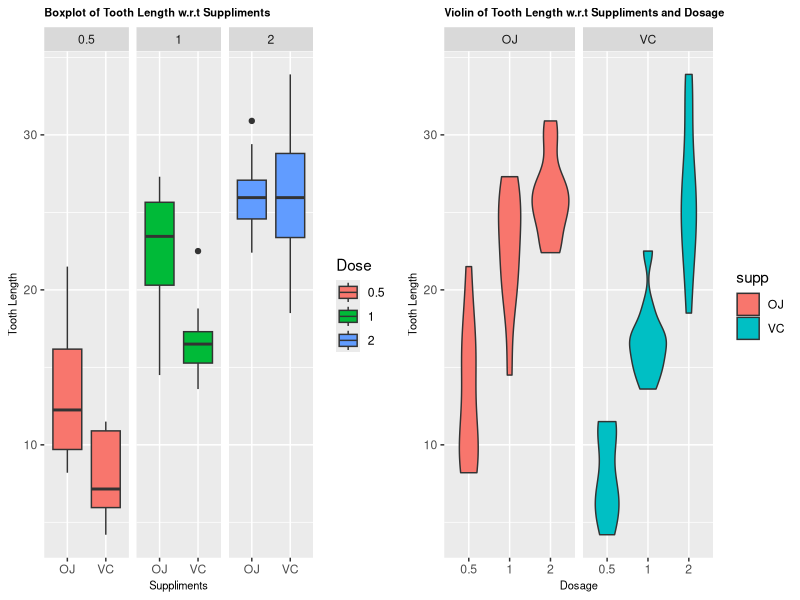

The R script that drew this image:
## ---- chunk 1
library(ggplot2)
library(gridExtra)
library(plyr)
library(lattice)
library(reshape2)

#loading the data file & undertanding dataset
data<-ToothGrowth
summary<-str(data) #three variables with 60 observations.
#factor(data$dose) # 3 levels of dosage - 0.5,1,2
#factor(data$supp) # two levels of suppliments - OJ(orange juice) and VC (Vitamin C)

Dose<-factor(data$dose)
## ---- chunk 2
b1<-ggplot(data=data,aes(y=len,x=supp,fill=Dose))+
  geom_boxplot()+facet_grid(.~dose) +
  ggtitle("Boxplot of Tooth Length w.r.t Suppliments")+
  xlab("Suppliments")+
  ylab("Tooth Length") +
  theme(axis.title=element_text(size=8),plot.title=element_text(size=8,face="bold"))

v1<-ggplot(data=data,aes(y=len,x=factor(dose),fill=supp))+
  geom_violin()+facet_grid(.~supp) +  
  ggtitle("Violin of Tooth Length w.r.t Suppliments and Dosage")+  
  xlab("Dosage")+  ylab("Tooth Length")+
  theme(axis.title=element_text(size=8),plot.title=element_text(size=8,face="bold"))
## ---- chunk 3
grid.arrange(b1,v1,ncol=2)
## ---- chunk 4
#breaking the data into different dosages
test1<-subset(ToothGrowth,ToothGrowth$dose==0.5)
test2<-subset(ToothGrowth,ToothGrowth$dose==1)
test3<-subset(ToothGrowth,ToothGrowth$dose==2)

#Performing multiple t tests for the following variations. 
#In effect we have 15 variations 6C2
## ---- chunk 5
#1. OJ@0.5 w.r.t OJ@1
h1<-t.test(test1[test1$supp=='OJ',]$len,test2[test2$supp=='OJ',]$len,paired = FALSE,var.equal = TRUE)
#2. OJ@0.5 w.r.t OJ@2
h2<-t.test(test1[test1$supp=='OJ',]$len,test3[test3$supp=='OJ',]$len,paired = FALSE,var.equal = TRUE)
#3. OJ@1 w.r.t OJ@2 almost the same
h3<-t.test(test2[test2$supp=='OJ',]$len,test3[test3$supp=='OJ',]$len,paired = FALSE,var.equal = TRUE)

#4. VC@0.5 w.r.t VC@1
h4<-t.test(test1[test1$supp=='VC',]$len,test2[test2$supp=='VC',]$len,paired = FALSE,var.equal = TRUE)
#5. VC@0.5 w.r.t VC@2
h5<-t.test(test1[test1$supp=='VC',]$len,test3[test3$supp=='VC',]$len,paired = FALSE,var.equal = TRUE)
#6. VC@1 w.r.t VC@2
h6<-t.test(test2[test2$supp=='VC',]$len,test3[test3$supp=='VC',]$len,paired = FALSE,var.equal = TRUE)

#7. OJ@0.5 w.r.t VC@0.5
h7<-t.test(test1[test1$supp=='OJ',]$len,test1[test1$supp=='VC',]$len,paired = FALSE,var.equal = TRUE)
#8. OJ@0.5 wr.t VC@1 almost the same
h8<-t.test(test1[test1$supp=='OJ',]$len,test2[test2$supp=='VC',]$len,paired = FALSE,var.equal = TRUE)
#9. OJ@0.5 wr.t VC@2
h9<-t.test(test1[test1$supp=='OJ',]$len,test3[test3$supp=='VC',]$len,paired = FALSE,var.equal = TRUE)
## ---- chunk 6
#10. OJ@1 w.r.t VC@0.5
h10<-t.test(test2[test2$supp=='OJ',]$len,test1[test1$supp=='VC',]$len,paired = FALSE,var.equal = TRUE)
#11. OJ@1 w.r.t VC@1
h11<-t.test(test2[test2$supp=='OJ',]$len,test2[test2$supp=='VC',]$len,paired = FALSE,var.equal = TRUE)
#12. OJ@1 w.r.t VC@2 the same
h12<-t.test(test2[test2$supp=='OJ',]$len,test3[test3$supp=='VC',]$len,paired = FALSE,var.equal = TRUE)

#13. OJ@2 w.r.t VC@0.5
h13<-t.test(test2[test2$supp=='OJ',]$len,test1[test1$supp=='VC',]$len,paired = FALSE,var.equal = TRUE)
#14. OJ@2 w.r.t VC@1
h14<-t.test(test2[test2$supp=='OJ',]$len,test2[test2$supp=='VC',]$len,paired = FALSE,var.equal = TRUE)
#15. OJ@2 w.r.t VC@2 #the same
h15<-t.test(test2[test2$supp=='OJ',]$len,test3[test3$supp=='VC',]$len,paired = FALSE,var.equal = TRUE)
